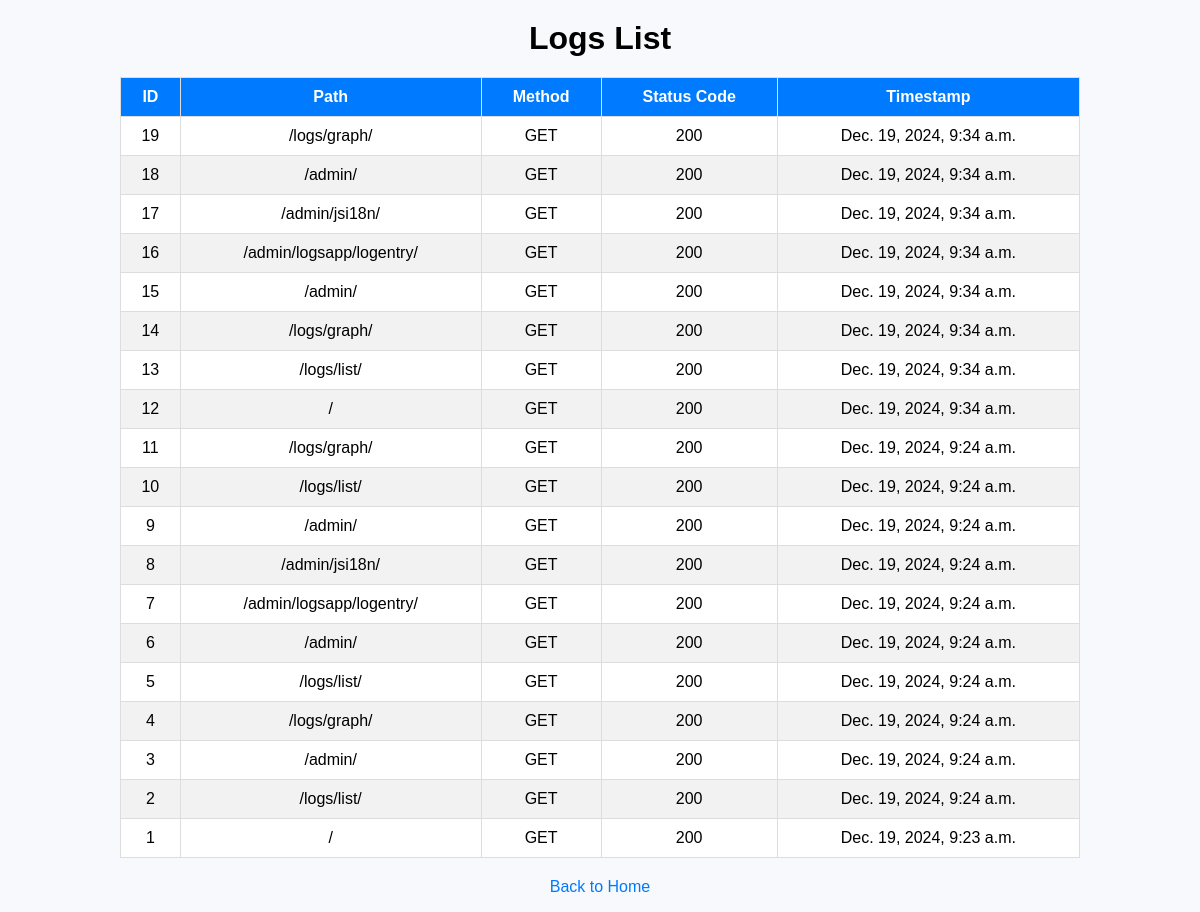
/logs/list/, run on the app's committed database.
### logsapp/models.py (models this page shows, shortened)
class LogEntry(models.Model):
    path = models.CharField(max_length=255, help_text="The URL path accessed.")
    method = models.CharField(max_length=10, help_text="HTTP method (GET, POST, etc.).")
    status_code = models.IntegerField(help_text="HTTP status code returned.")
    timestamp = models.DateTimeField(auto_now_add=True, help_text="Time when the request was made.")

### logsapp/views.py (the view)
# urls.py: path('list/', logs_list_view, name='logs-list'),
def logs_list_view(request):
    logs = LogEntry.objects.all().order_by('-timestamp')  # Most recent logs first
    return render(request, 'logs_list.html', {'logs': logs})

### logsapp/templates/logs_list.html (shortened to what this page needs)
<!DOCTYPE html>
<html lang="en">
<head>
</head>
<body>
    <h1>Logs List</h1>
    <table>
        <thead>
            <tr>
                <th>ID</th>
                <th>Path</th>
                <th>Method</th>
                <th>Status Code</th>
                <th>Timestamp</th>
            </tr>
        </thead>
        <tbody>
            {% for log in logs %}
                <tr>
                    <td>{{ log.id }}</td>
                    <td>{{ log.path }}</td>
                    <td>{{ log.method }}</td>
                    <td>{{ log.status_code }}</td>
                    <td>{{ log.timestamp }}</td>
                </tr>
            {% empty %}
                <tr>
                    <td colspan="5">No logs available.</td>
                </tr>
            {% endfor %}
        </tbody>
    </table>
    <p style="text-align: center; margin-top: 20px;">
        <a href="/">Back to Home</a>
    </p>
</body>
</html>

### logsapp/templates/logs_list.html (style rules this page uses)
body { font-family: Arial, sans-serif; background-color: #f7f9fc; margin: 0; padding: 0; }
h1 { text-align: center; margin: 20px 0; }
table { width: 80%; margin: 0 auto; border-collapse: collapse; background: #fff; }
th, td { padding: 10px; border: 1px solid #ddd; text-align: center; }
th { background-color: #007BFF; color: white; }
tr:nth-child(even) { background-color: #f2f2f2; }
a { text-decoration: none; color: #007BFF; }

### data on the page
LogEntry: id "19", path "/logs/graph/", method "GET", status_code "200", timestamp "Dec. 19, 2024, 9:34 a.m."
LogEntry: id "18", path "/admin/", method "GET", status_code "200", timestamp "Dec. 19, 2024, 9:34 a.m."
LogEntry: id "17", path "/admin/jsi18n/", method "GET", status_code "200", timestamp "Dec. 19, 2024, 9:34 a.m."
LogEntry: id "16", path "/admin/logsapp/logentry/", method "GET", status_code "200", timestamp "Dec. 19, 2024, 9:34 a.m."
LogEntry: id "15", path "/admin/", method "GET", status_code "200", timestamp "Dec. 19, 2024, 9:34 a.m."
LogEntry: id "14", path "/logs/graph/", method "GET", status_code "200", timestamp "Dec. 19, 2024, 9:34 a.m."
LogEntry: id "13", path "/logs/list/", method "GET", status_code "200", timestamp "Dec. 19, 2024, 9:34 a.m."
LogEntry: id "12", path "/", method "GET", status_code "200", timestamp "Dec. 19, 2024, 9:34 a.m."
LogEntry: id "11", path "/logs/graph/", method "GET", status_code "200", timestamp "Dec. 19, 2024, 9:24 a.m."
LogEntry: id "10", path "/logs/list/", method "GET", status_code "200", timestamp "Dec. 19, 2024, 9:24 a.m."
LogEntry: id "9", path "/admin/", method "GET", status_code "200", timestamp "Dec. 19, 2024, 9:24 a.m."
LogEntry: id "8", path "/admin/jsi18n/", method "GET", status_code "200", timestamp "Dec. 19, 2024, 9:24 a.m."
LogEntry: id "7", path "/admin/logsapp/logentry/", method "GET", status_code "200", timestamp "Dec. 19, 2024, 9:24 a.m."
LogEntry: id "6", path "/admin/", method "GET", status_code "200", timestamp "Dec. 19, 2024, 9:24 a.m."
LogEntry: id "5", path "/logs/list/", method "GET", status_code "200", timestamp "Dec. 19, 2024, 9:24 a.m."
LogEntry: id "4", path "/logs/graph/", method "GET", status_code "200", timestamp "Dec. 19, 2024, 9:24 a.m."
LogEntry: id "3", path "/admin/", method "GET", status_code "200", timestamp "Dec. 19, 2024, 9:24 a.m."
LogEntry: id "2", path "/logs/list/", method "GET", status_code "200", timestamp "Dec. 19, 2024, 9:24 a.m."
LogEntry: id "1", path "/", method "GET", status_code "200", timestamp "Dec. 19, 2024, 9:23 a.m."
